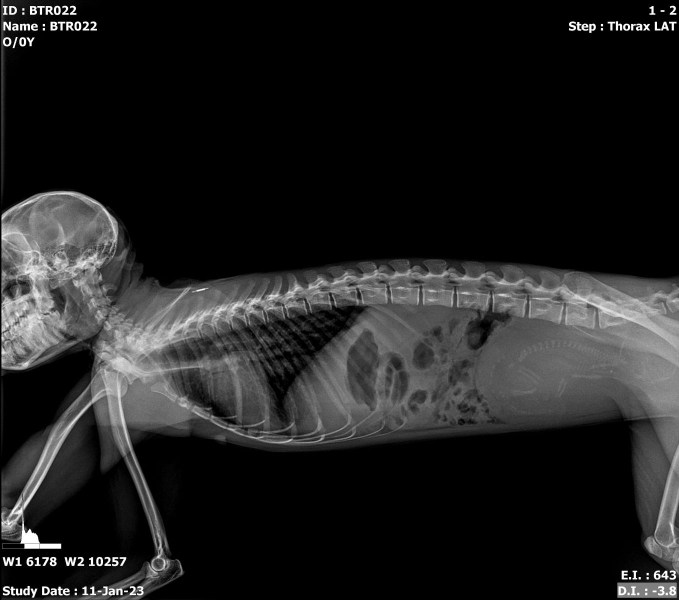
#> input picture BTR022.jpg, 1358 x 1200 px (shown at 1/2 size)
$ python -i gemini.py   (imports and definitions only)
#> lines starting #> are read from the running program, lines starting #| are printed output that depends on the picture; after the words box and inside, x2 and y2 are one past the last pixel; in counts of white or black regions, pixels touching at a corner belong together
import os
import cv2
import numpy as np
import matplotlib.pyplot as plt
from matplotlib.widgets import RectangleSelector

import tkinter as tk
from tkinter import filedialog, messagebox

import customtkinter as ctk
from PIL import Image, ImageTk
import math

# =========================================
#   AdvancedXrayProcessor (logic ประมวลผลภาพ)
# =========================================
class AdvancedXrayProcessor:
    def __init__(self, image_path: str):
        """โหลดภาพเอกซเรย์ (ระดับเทา)"""
#> called with image_path = 'BTR022.jpg'
        self.original_image = cv2.imread(image_path, cv2.IMREAD_GRAYSCALE)
#> self.original_image is the input picture: shape (1200, 1358); min 0, max 255, mean 32.5
        if self.original_image is None:
            raise ValueError(f"Unable to load image: {image_path}")
        self.current_image = self.original_image.copy()
        self.height, self.width = self.original_image.shape
#> self.height = 1200; self.width = 1358
        self.image_path = image_path
        self.crop_coords = None  # (y1, y2, x1, x2) สำหรับ crop แบบสี่เหลี่ยม
        self.roi_mask = None     # polygon ROI mask (uint8 0/255) สำหรับ “บริเวณที่จะทำ processing”
        print(f"✓ Image loaded successfully: {self.width}x{self.height} pixels")
#| ✓ Image loaded successfully: 1358x1200 pixels

    # -------------------------------------------------
    # 0) Crop & ROI (เหมือนเดิม)
    # -------------------------------------------------
    # [154 lines left out: functions auto_crop_lung_region, set_polygon_roi, reset_to_cropped, _homomorphic_filter, apply_enhancement, apply_noise_reduction, not called in this run]

    # -------------------------------------------------
    # 3) New Segmentation: Adaptive Thresholding (เหมือนเดิม)
    # -------------------------------------------------
    def segment_bones_adaptive(self, block_size: int = 11, c: int = 2):
#> called with block_size = 11, c = 2
        if block_size < 3: block_size = 3
        if block_size % 2 == 0: block_size += 1

        # ADAPTIVE_THRESH_GAUSSIAN_C ใช้ Local Weighted Mean (Gaussian)
        # THRESH_BINARY_INV ใช้เพื่อให้ส่วนที่สว่าง (กระดูก) เป็น 255
        bone_mask = cv2.adaptiveThreshold(
            self.current_image, 255,
            cv2.ADAPTIVE_THRESH_GAUSSIAN_C,
            cv2.THRESH_BINARY_INV,
            block_size, c
        )
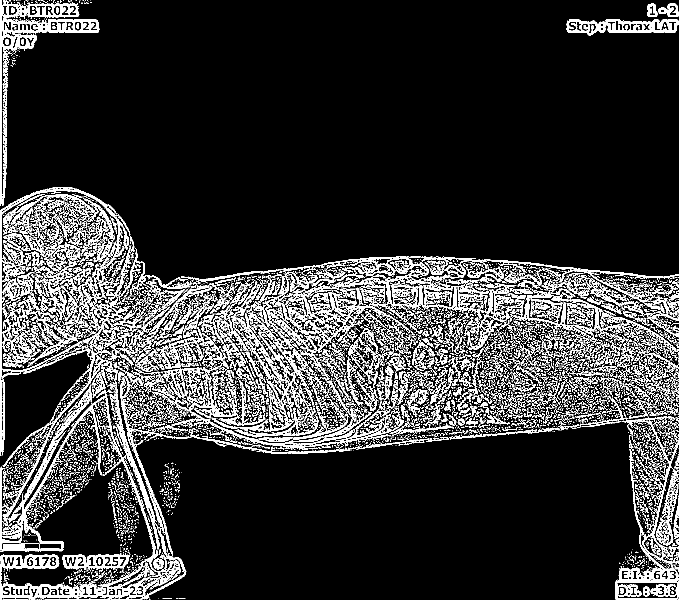
#> bone_mask: shape (1200, 1358) (shown at 1/2 size); 15.5% white; 8292 white regions (7068 under 20 px), largest, box (x1, y1, x2, y2) and area: (472, 512, 977, 824) 21383, (0, 752, 696, 1200) 20900, (4, 0, 199, 135) 6749
        print(f"✓ Bone mask created using Adaptive Thresholding (Block={block_size}, C={c})")
        return bone_mask

    # -------------------------------------------------
    # 4) Canny Edge Detection (New Utility) (เหมือนเดิม)
    # -------------------------------------------------
    # [5 lines left out: function get_canny_edge, not called in this run]

    # -------------------------------------------------
    # 5) Rib Removal (อัปเดตไปใช้ Adaptive Thresholding) (เหมือนเดิม)
    # -------------------------------------------------
    def remove_ribs_morphology(
        self,
        adapt_block_size: int = 11,
        adapt_c: int = 2,
        rib_length: int = 40,
        rib_thickness: int = 3,
        spine_width_ratio: float = 0.25,
    ):
        # 1. Image for Soft Tissue (ภาพที่ผ่าน Enhancement และ Noise Reduction มาแล้ว)
        soft_tissue_img = self.current_image.copy()

        # 2. Segmentation (ใช้ Adaptive Thresholding)
        bone_mask = self.segment_bones_adaptive(adapt_block_size, adapt_c)

        # 3. Refine Bone Mask (Morphological Closing)
        kernel_small = cv2.getStructuringElement(cv2.MORPH_ELLIPSE, (3, 3))
        bone_mask_clean = cv2.morphologyEx(
            bone_mask, cv2.MORPH_CLOSE, kernel_small, iterations=1
        )
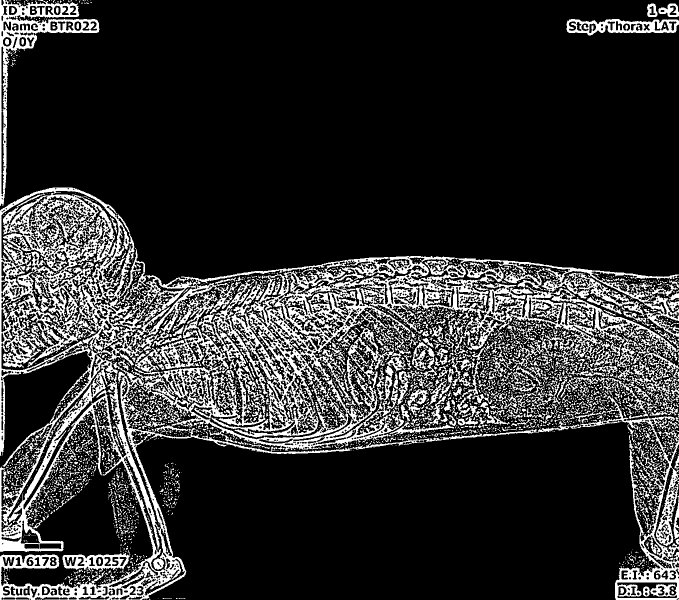
#> bone_mask_clean: shape (1200, 1358) (shown at 1/2 size); 18.4% white; 3075 white regions (2586 under 20 px), largest, box (x1, y1, x2, y2) and area: (0, 375, 1358, 1200) 214054, (1160, 791, 1358, 1200) 14166, (0, 0, 199, 412) 10614
        print("✓ Refine the bone mask using morphological closing")

        # 4. Extract Ribs Mask (Morphological Opening)
        if rib_length < 5: rib_length = 5
        if rib_thickness < 1: rib_thickness = 1

        kernel_rib = cv2.getStructuringElement(
            cv2.MORPH_RECT, (int(rib_length), int(rib_thickness))
        )
        ribs_mask = cv2.morphologyEx(
            bone_mask_clean, cv2.MORPH_OPEN, kernel_rib, iterations=1
        )
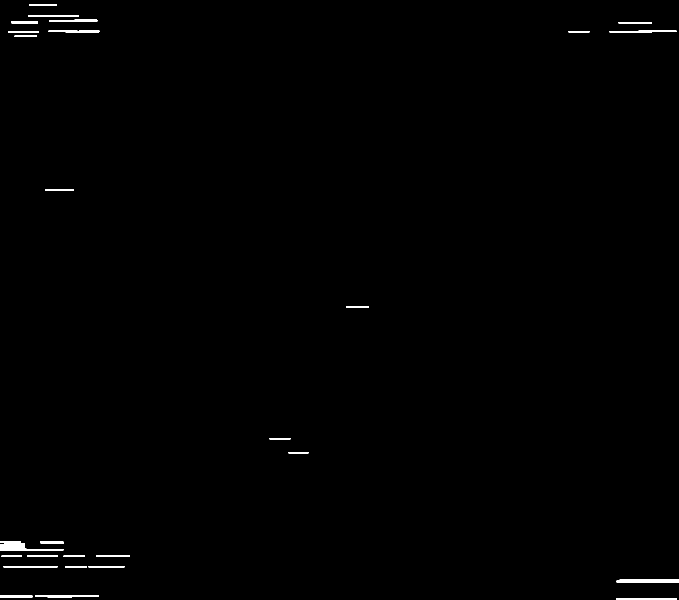
#> ribs_mask: shape (1200, 1358) (shown at 1/2 size); 0.49% white; 28 white regions, largest, box (x1, y1, x2, y2) and area: (0, 1087, 127, 1102) 1046, (1233, 1159, 1358, 1165) 743, (1232, 1196, 1354, 1200) 487

        # 5. Suppress Spine Region in Ribs Mask
        h, w = bone_mask_clean.shape
#> h = 1200; w = 1358
        center_x = w // 2
#> center_x = 679
        spine_half = int(w * spine_width_ratio / 2.0)
#> spine_half = 169

        left = max(center_x - spine_half, 0)
#> left = 510
        right = min(center_x + spine_half, w)
#> right = 848
        ribs_mask[:, left:right] = 0
        print("✓ Create the ribs mask and restrict the lateral regions (to avoid the spine)")

        # 6. Find Bones without Ribs Mask (Useful for visualization)
        bones_without_ribs_mask = cv2.subtract(bone_mask_clean, ribs_mask)
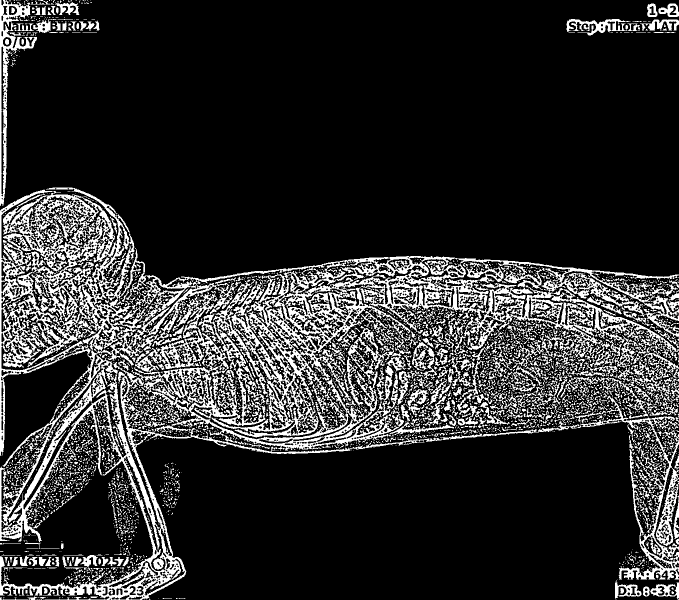
#> bones_without_ribs_mask: shape (1200, 1358) (shown at 1/2 size); 18% white; 3237 white regions (2683 under 20 px), largest, box (x1, y1, x2, y2) and area: (0, 375, 1358, 1200) 209557, (1160, 791, 1358, 1160) 11203, (0, 0, 74, 412) 5859

        # 7. Apply ROI (ถ้ามี Polygon ROI)
        if self.roi_mask is not None and self.crop_coords is None:
            # ใช้ ROI mask ที่มีขนาดเท่าภาพเต็ม
            roi = self.roi_mask
            bone_mask_clean = cv2.bitwise_and(self.original_image, bone_mask_clean, mask=roi)
            ribs_mask = cv2.bitwise_and(self.original_image, ribs_mask, mask=roi)

        # 8. Rib Suppression (แทนที่ค่าพิกเซล)
        result = self.current_image.copy()

        replace_mask = ribs_mask
        result[replace_mask == 255] = soft_tissue_img[replace_mask == 255]

        self.current_image = result
        print("✓ Ribs removed (replaced with soft tissue) successfully")

        # ส่ง Bone Mask ที่เป็น 0/255 กลับไปสำหรับการแสดงผล (ในขนาดที่ถูก Crop/เต็มภาพตามสถานะปัจจุบัน)
        if self.crop_coords is not None:
             y1, y2, x1, x2 = self.crop_coords
             bone_mask_clean_disp = bone_mask_clean[y1:y2, x1:x2]
             ribs_mask_disp = ribs_mask[y1:y2, x1:x2]
             bones_without_ribs_mask_disp = bones_without_ribs_mask[y1:y2, x1:x2]
        else:
             bone_mask_clean_disp = bone_mask_clean
             ribs_mask_disp = ribs_mask
             bones_without_ribs_mask_disp = bones_without_ribs_mask


        return result, bone_mask_clean_disp, ribs_mask_disp, bones_without_ribs_mask_disp

    # -------------------------------------------------
    # 4) Utils (เหมือนเดิม)
    # -------------------------------------------------
    # [5 lines left out: function save_result, not called in this run]

    def get_current_image(self):
        return self.current_image

    # [5 lines left out: function get_original_image, not called in this run]


# =========================================
#        CustomTkinter GUI (modern)
# =========================================
class XrayProcessorGUI:
    # [358 lines left out: functions __init__, _build_gui, show_image_on_canvas, clear_polygon, add_polygon_point, finalize_polygon and 3 more, not called in this run]

    def on_canvas_double_click(self, event):
        if self.processor is None or self.crop_method.get() != "polygon": return
        self.finalize_polygon()

    # [219 lines left out: functions apply_crop, reset_crop, reset_processing, reset_parameters, load_image, process_image and 2 more, not called in this run]

# =========================================
#        ส่วนเริ่มต้นโปรแกรม (Entry Point)
# =========================================
# [15 lines not run here, left out]

>>> result = AdvancedXrayProcessor('BTR022.jpg').remove_ribs_morphology()

$ run again, on BTR024.jpg
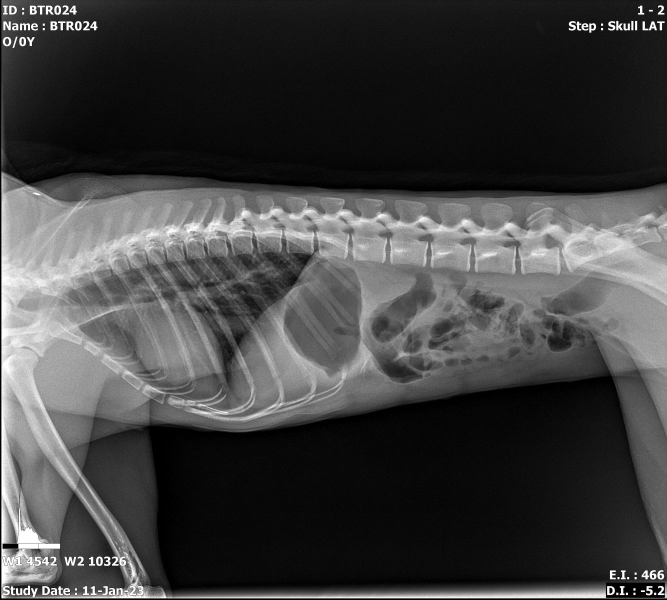
#> input picture BTR024.jpg, 1334 x 1200 px (shown at 1/2 size)
#> in __init__, self.original_image is the input picture: shape (1200, 1334); min 0, max 255, mean 65.6
#| ✓ Image loaded successfully: 1334x1200 pixels
#> bone_mask: shape (1200, 1334); 24.7% white in thin lines or dots
#> bone_mask_clean: shape (1200, 1334); 29.8% white; 21784 white regions (20856 under 20 px), largest, box (x1, y1, x2, y2) and area: (0, 0, 1334, 1200) 329327, (1116, 0, 1334, 73) 4726, (724, 603, 857, 708) 2980
#> in remove_ribs_morphology, `ribs_mask[:, left:right] = 0`:
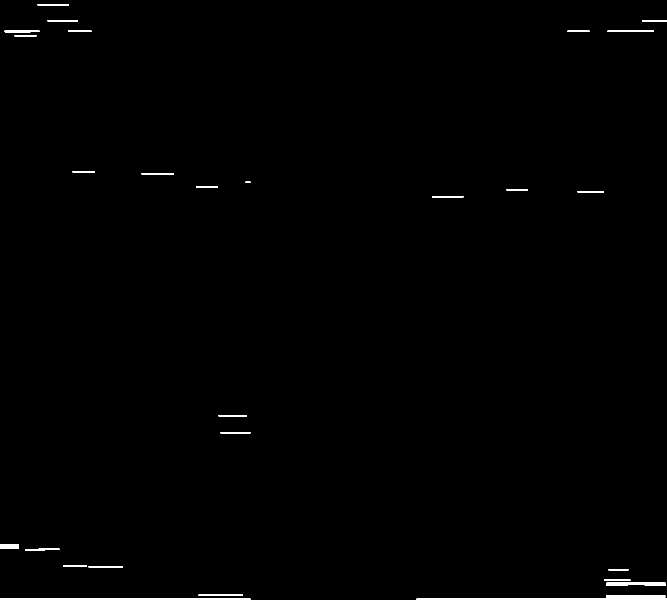
#> ribs_mask: shape (1200, 1334) (shown at 1/2 size); 0.56% white; 27 white regions, largest, box (x1, y1, x2, y2) and area: (833, 1190, 1334, 1200) 2276, (0, 1197, 501, 1200) 1503, (1213, 1165, 1331, 1172) 730
#> in remove_ribs_morphology, `bones_without_ribs_mask = cv2.subtract(bone_mask_clean, ribs_mask)`:
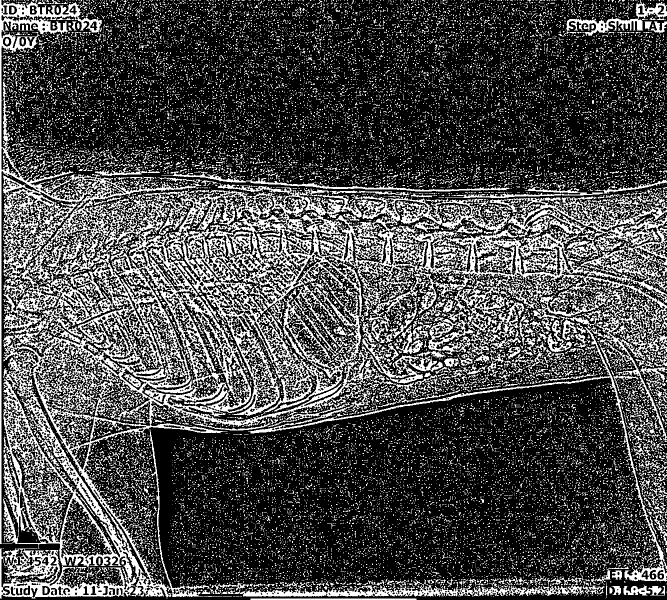
#> bones_without_ribs_mask: shape (1200, 1334) (shown at 1/2 size); 29.2% white; 21894 white regions (20925 under 20 px), largest, box (x1, y1, x2, y2) and area: (0, 0, 1334, 1197) 302904, (421, 1159, 1168, 1193) 8143, (1116, 0, 1334, 73) 3452

$ run again, on BTR056.jpg
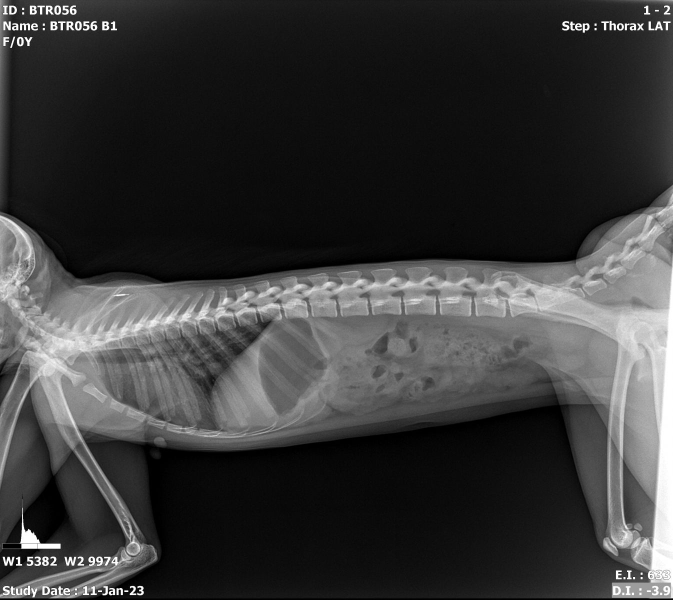
#> input picture BTR056.jpg, 1346 x 1200 px (shown at 1/2 size)
#> in __init__, self.original_image is the input picture: shape (1200, 1346); min 0, max 255, mean 56.9
#| ✓ Image loaded successfully: 1346x1200 pixels
#> bone_mask: shape (1200, 1346); 19.1% white in thin lines or dots
#> bone_mask_clean: shape (1200, 1346); 22% white; 24147 white regions (23348 under 20 px), largest, box (x1, y1, x2, y2) and area: (0, 361, 1346, 1200) 192818, (0, 0, 240, 108) 8229, (1115, 30, 1346, 78) 4135
#> in remove_ribs_morphology, `ribs_mask[:, left:right] = 0`:
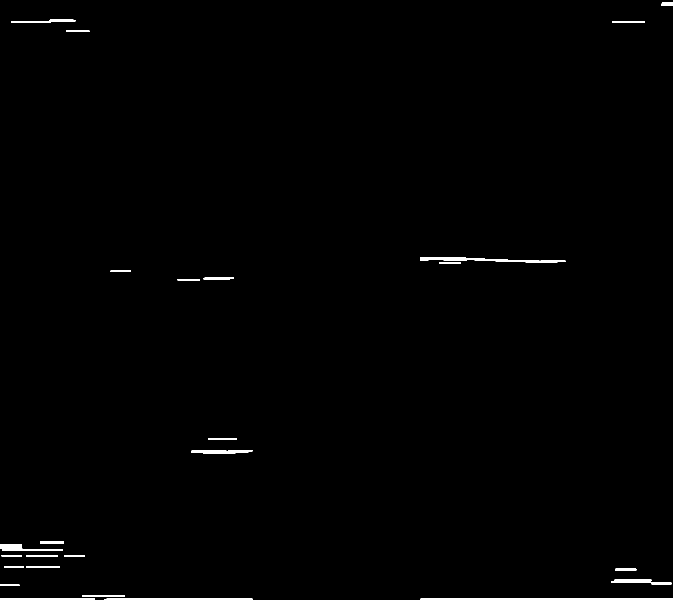
#> ribs_mask: shape (1200, 1346) (shown at 1/2 size); 0.61% white; 25 white regions, largest, box (x1, y1, x2, y2) and area: (841, 1196, 1346, 1200) 1588, (841, 514, 1131, 525) 1351, (209, 1197, 505, 1200) 884
#> in remove_ribs_morphology, `bones_without_ribs_mask = cv2.subtract(bone_mask_clean, ribs_mask)`:
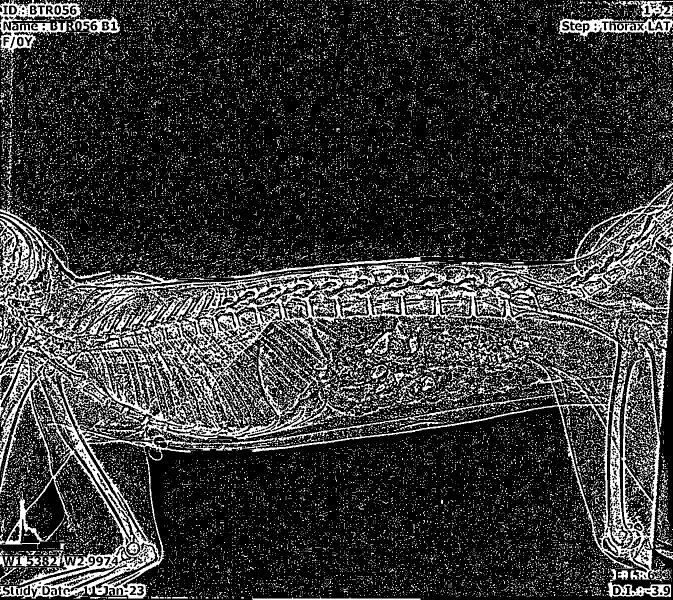
#> bones_without_ribs_mask: shape (1200, 1346) (shown at 1/2 size); 21.4% white; 24333 white regions (23486 under 20 px), largest, box (x1, y1, x2, y2) and area: (0, 361, 1346, 1197) 173965, (0, 0, 162, 108) 5959, (1115, 30, 1346, 78) 3936

$ run again, on BTR065.jpg
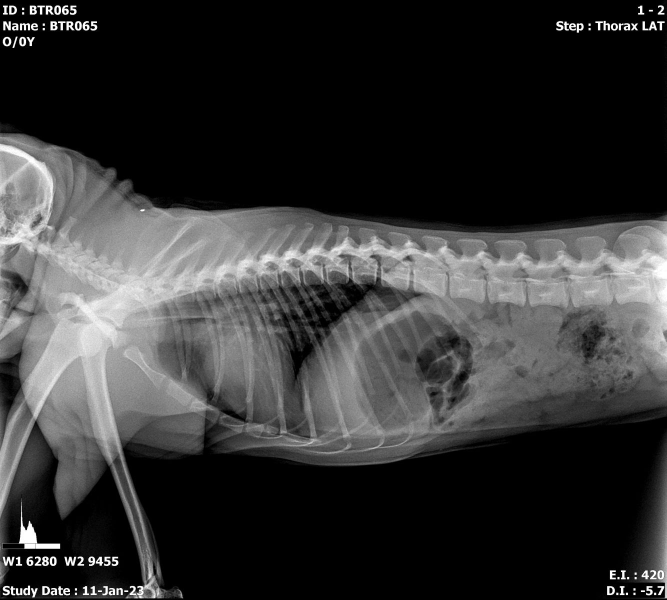
#> input picture BTR065.jpg, 1334 x 1200 px (shown at 1/2 size)
#> in __init__, self.original_image is the input picture: shape (1200, 1334); min 0, max 255, mean 53.1
#| ✓ Image loaded successfully: 1334x1200 pixels
#> bone_mask: shape (1200, 1334); 19.4% white in thin lines or dots
#> bone_mask_clean: shape (1200, 1334); 24.3% white; 2697 white regions (2374 under 20 px), largest, box (x1, y1, x2, y2) and area: (0, 252, 1334, 1200) 333429, (1206, 989, 1334, 1200) 7790, (1108, 37, 1334, 71) 3856
#> in remove_ribs_morphology, `ribs_mask[:, left:right] = 0`:
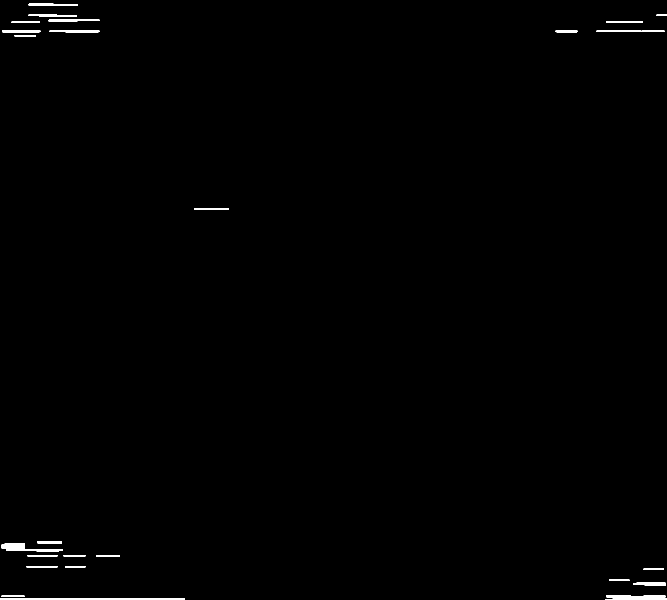
#> ribs_mask: shape (1200, 1334) (shown at 1/2 size); 0.51% white; 27 white regions, largest, box (x1, y1, x2, y2) and area: (0, 1197, 370, 1200) 1110, (1210, 1190, 1334, 1200) 1063, (12, 1098, 126, 1103) 496
#> in remove_ribs_morphology, `bones_without_ribs_mask = cv2.subtract(bone_mask_clean, ribs_mask)`:
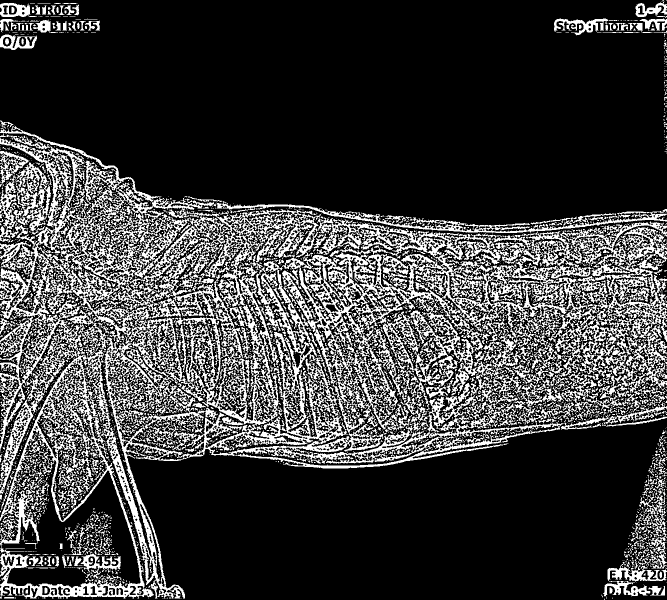
#> bones_without_ribs_mask: shape (1200, 1334) (shown at 1/2 size); 23.8% white; 2849 white regions (2469 under 20 px), largest, box (x1, y1, x2, y2) and area: (0, 252, 1334, 1197) 321430, (431, 402, 1334, 466) 8137, (1206, 1123, 1334, 1196) 3076
